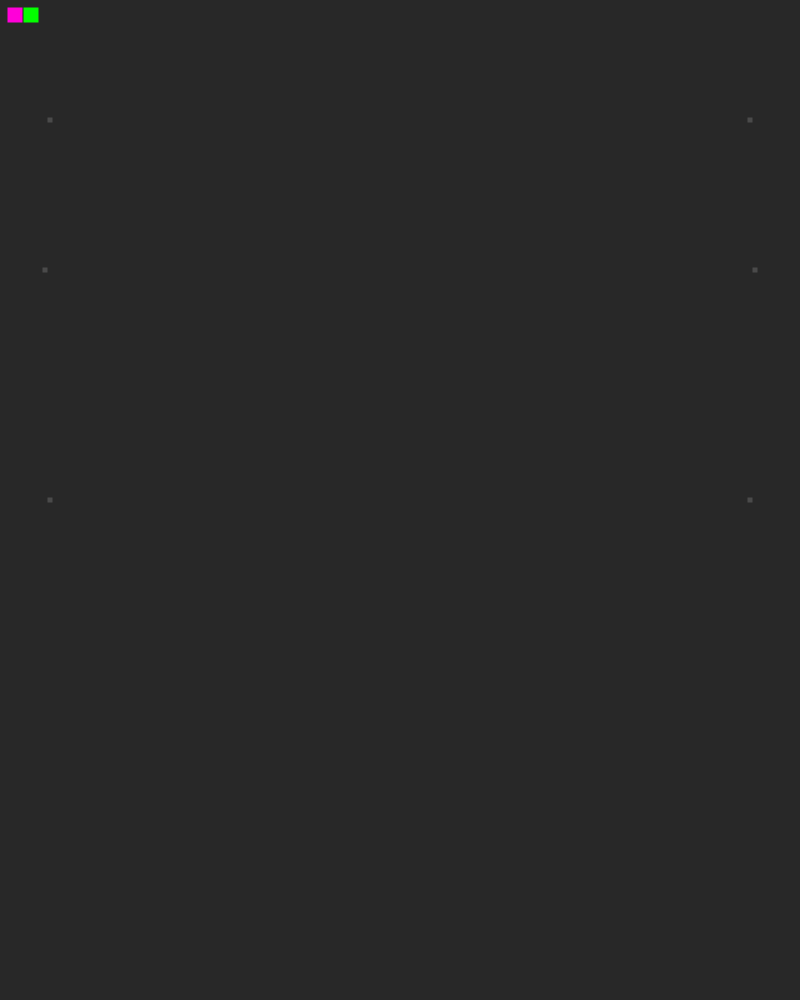
Frame 1 (no input)
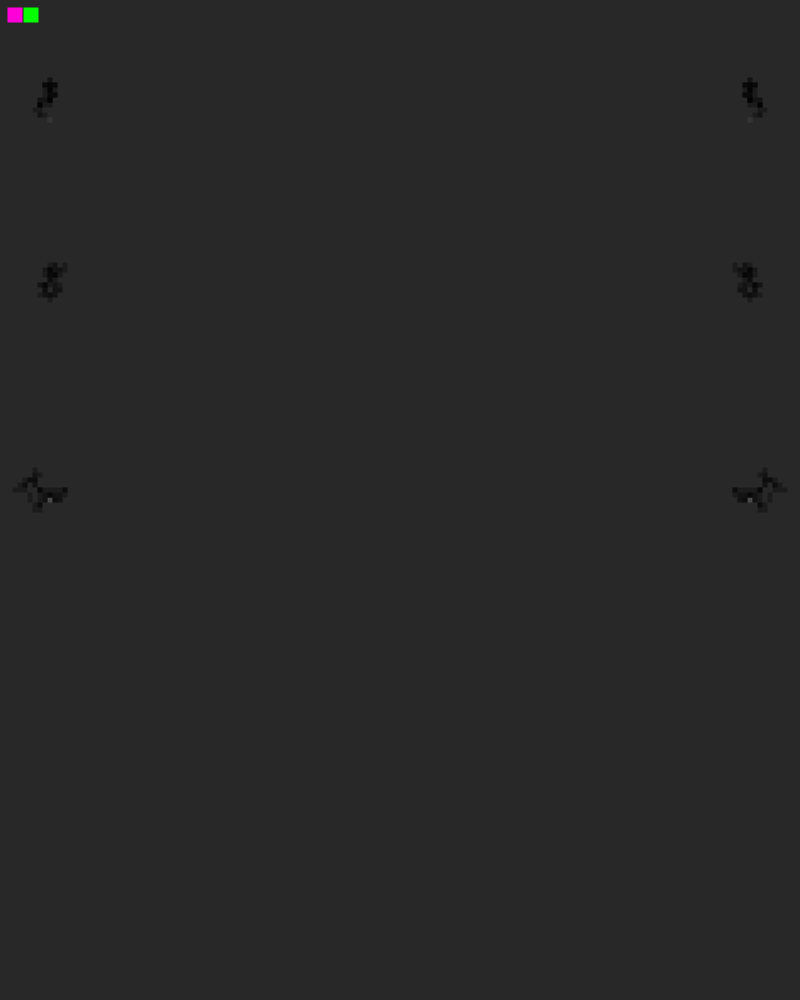
Frame 60 (the mouse pressed at the canvas centre just before this capture)
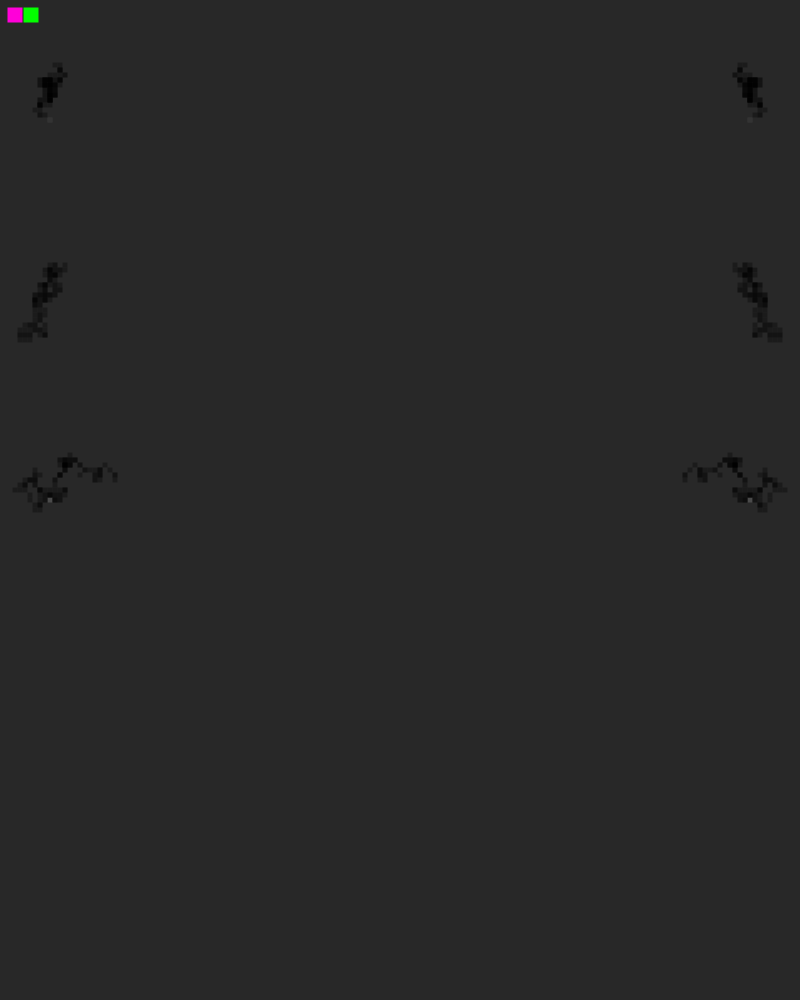
Frame 120 (the mouse held since frame 60 and released just before this capture)

The Processing sketch that drew these frames (run headless with seeded random() and noise(); from frame 60 on, the mouse is pressed at the canvas centre):

// Processing sketch: sketch_210905a
// ── sketch_210905a.pde
int bg1 = 70;
int bg2 = 100;

void setup(){
  //background(
  //  random(bg1,bg2),
  //  random(bg1,bg2),
  //  random(bg1,bg2)
  //);
  size(800,1000);
  background(40);
  rectMode(CENTER);
  noStroke();
  colorMode(HSB, 255);
  fill(255, 40);
  frameRate(1000);
}


int i = 0;
int pos = 5;
int y = int(height / 2 / pos + random(-height / 2, height / 2)) * pos;
int x = int(width / 2 / pos) * pos ;
int y2 = int(height / 2 / pos + random(-height / 2, height / 2)) * pos;
int y3 = int(height / 2 / pos + random(-height / 2, height / 2)) * pos;
int x2 = x;
int x3 = x;
int rs =3;
int mpos = 10;
int s = 0;
int o = 60;
int bm = 2;
int m, m2, m3;

int xd;
int yd;
int c = (int) random(400,700);
float chv = 30;
float csv = 128; // color sat variability
float cbv = 100;
float ch, cs, cb;
int ps = 3;      // palette size (multiplier of pos)

float mh = random(255);        // master hue

float shift255(float hue, float shift){
 float r = hue + shift;
 if(r < 0){ r = r + 255; }
 else if(r > 255){ r = r - 255; }
 return r;
} 

float oh = shift255(mh, random(108,148));  // opposite hue

void draw(){
  x = x + (int) random(-2,2)*pos;
  y = y + (int) random(-2,2)*pos;
  if (x < 0){ x = int(width / 2 / pos) * pos; }
  if (y < 0){ y = int(height/2/pos)*pos; }
  if (x > width){ x = int(width / 2 / pos) * pos; }
  if (y > height){y= int(height / 2 / pos) * pos; }
  m = int((width - x) / pos) * pos;
  
  x2 = x2 + (int) random(-2,2)*pos;
  y2 = y2 + (int) random(-2,2)*pos;
  if (x2 < 0){ x2 = int(width / 2 / pos) * pos; }
  if (y2 < 0){ y2 = int(height/2/pos)*pos; }
  if (x2 > width){ x2 = int(width / 2 / pos) * pos; }
  if (y2 > height){y2= int(height / 2 / pos) * pos; }
  m2 = int((width - x2) / pos) * pos;
  
  x3 = x3 + (int) random(-2,2)*pos;
  y3 = y3 + (int) random(-2,2)*pos;
  if (x3 < 0){ x3 = int(width / 2 / pos) * pos; }
  if (y3 < 0){ y3 = int(height/2/pos)*pos; }
  if (x3 > width){ x3 = int(width / 2 / pos) * pos; }
  if (y3 > height){y3= int(height / 2 / pos) * pos; }
  m3 = int((width - x3) / pos) * pos;
  
  i=i+1;
  
  if(i % c==0){ 
    if(0.18 < random(1)){  // number = change for bright
      // dark
      cs = random(0, csv);
      cb = random(0, cbv / 3 * 2);
      if(.7 < random(1)){ ch = mh; } else { ch = oh; }
      ch = shift255(ch, random(-chv / 1.5, chv / 1.5));
    }
    else { // bright
      cs = random(80, 150);
      cb = random(128, 210);
      if(.14 < random(1)){ ch = mh; } else { ch = oh; }
      ch = shift255(ch, random(-chv / 3, chv / 3));
    }
    fill(ch, cs, cb, o);
  }

  if(i % (c * 5) == 0){
    x = int(width / 2 / pos) * pos;
    y = (int) (random(200, height - 200) / pos);
    y = y * pos;
    c = (int) random(400,700);
  }
  if(i > c * 150) {
    mh = shift255(mh, random(30,225));
    oh = shift255(mh, random(108,148));
    i = 1;
    save(timestamp("screenshots//SquiqqlePixels_", ".png"));
  }
  if(mousePressed) {
    //x = int(mouseX / pos) * pos;
    //y = int(mouseY / pos) * pos;
    //fill(get(mouseX, mouseY), o);
    //i = int(i / c) * c;
    save(timestamp("screenshots//SquiqqlePixels_", ".png"));
  }
  rect(x, y, pos, pos);
  rect(m, y, pos, pos);
  rect(x2, y2, pos, pos);
  rect(m2, y2, pos, pos);
  rect(x3, y3, pos, pos);
  rect(m3, y3, pos, pos);
  if(i == 1){
    fill(mh, 255, 255);
    rect(pos * ps, pos * ps, pos * ps, pos * ps);
    fill(oh, 255, 255);
    rect(pos * ps * 2 + 1, pos * ps, pos * ps, pos * ps);
    fill(ch, cs, cb, 80);
  }
}

static final String timestamp(final String name, final String ext) {
  return name + "-" + year() + nf(month(), 2) + nf(day(), 2) +
    "-" + nf(hour(), 2) + nf(minute(), 2) + nf(second(), 2) + ext;
}
